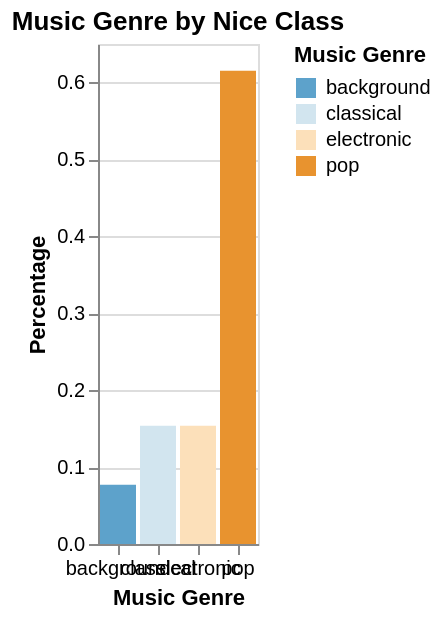

Specify this chart in Vega-Lite:
### Vega-Lite specification from a JSON file in a GitHub repository (floating-point values rounded to 4 significant figures; data arrays with more than 128 entries replaced by an {"elided": "..."} marker saying what was removed)
{"$schema": "https://vega.github.io/schema/vega-lite/v5.15.1.json", "config": {"view": {"continuousHeight": 300, "continuousWidth": 300}}, "data": {"name": "data-09a7d64a83fdd4051842e5892ebf81b1"}, "datasets": {"data-09a7d64a83fdd4051842e5892ebf81b1": {"elided": "205 records"}}, "encoding": {"color": {"field": "genre", "legend": {"title": "Music Genre"}, "scale": {"scheme": "blueorange", "type": "quantize"}, "type": "nominal"}, "tooltip": [{"field": "genre", "title": "Music Genre", "type": "nominal"}, {"field": "percentage", "format": ".2f", "title": "Percentage", "type": "quantitative"}], "x": {"axis": {"labelAngle": 0, "title": "Music Genre"}, "field": "genre", "type": "nominal"}, "y": {"axis": {"title": "Percentage"}, "field": "percentage", "type": "quantitative"}}, "height": 250, "mark": {"type": "bar"}, "params": [{"bind": {"input": "range", "max": 45, "min": 1, "name": "Nice Class:", "step": 1}, "name": "param_50", "select": {"fields": ["nice_class"], "type": "point"}, "value": [{"nice_class": 1}]}, {"bind": "scales", "name": "param_51", "select": {"encodings": ["x", "y"], "type": "interval"}}], "title": "Music Genre by Nice Class", "transform": [{"filter": {"param": "param_50"}}], "width": "container"}
